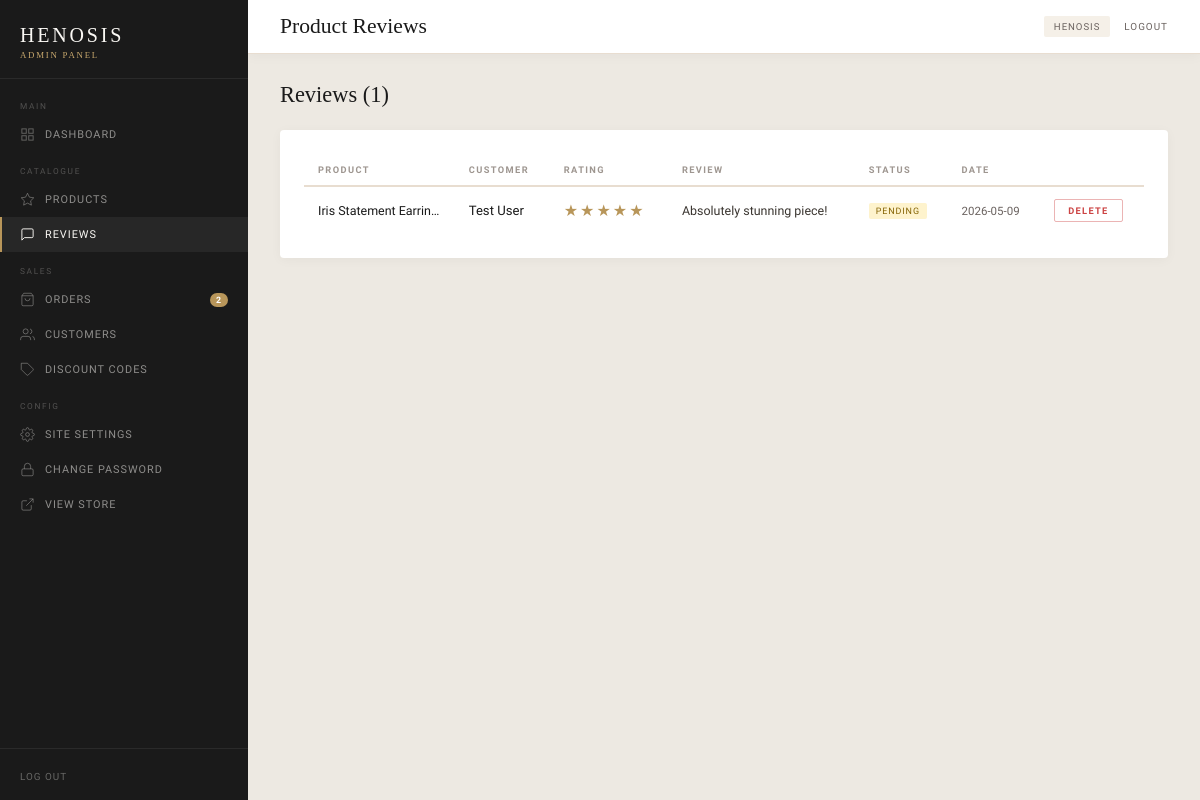
Page /henosis-admin/reviews (signed in) on the earlier database version.
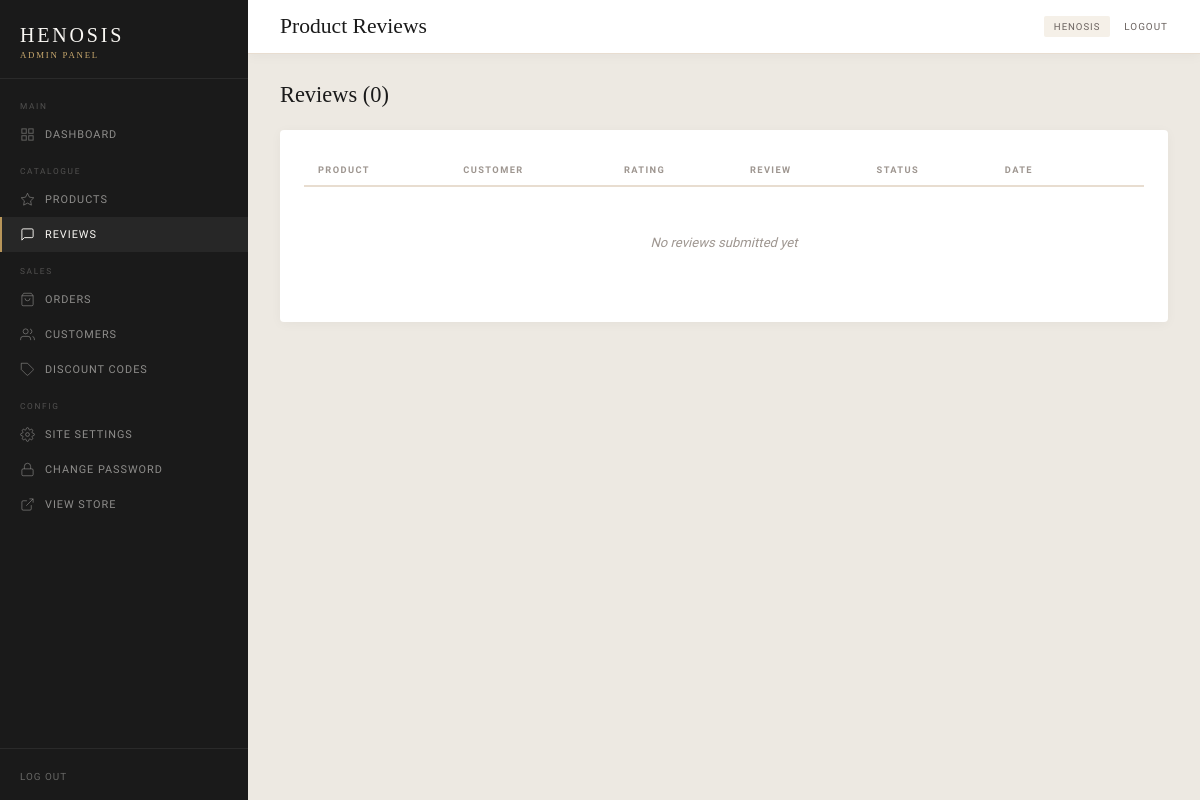
Same page on the later database version.
### tables this page shows
CREATE TABLE products (
    id TEXT PRIMARY KEY, name TEXT NOT NULL, price REAL DEFAULT 0,
    description TEXT, category TEXT, stock INTEGER DEFAULT 1,
    only_one INTEGER DEFAULT 0, featured INTEGER DEFAULT 0,
    created_at TEXT DEFAULT (datetime('now'))
);

CREATE TABLE reviews (
    id TEXT PRIMARY KEY, product_id TEXT, customer_name TEXT,
    rating INTEGER DEFAULT 5, comment TEXT, approved INTEGER DEFAULT 0,
    created_at TEXT DEFAULT (datetime('now'))
);

### app.py (the view)
@app.route('/henosis-admin/reviews')
@admin_required
def admin_reviews():
    products = {p['id']:p['name'] for p in db.get_all_products()}
    return render_template('admin/reviews.html', settings=db.get_settings(),
                           reviews=db.get_all_reviews(), products=products)

### app.py (called while the page is built)
def admin_required(f):
    @wraps(f)
    def d(*a, **kw):
        if not session.get('admin_logged_in'):
            return redirect(url_for('admin_login'))
        return f(*a, **kw)
    return d

@app.context_processor
def inject_globals():
    return {'get_reviews': db.get_all_reviews, 'get_orders': db.get_all_orders}

@app.before_request
def maintenance_gate():
    skip = ('/henosis-admin', '/img/', '/pimg/', '/static/', '/api/discount')
    if any(request.path.startswith(s) for s in skip):
        return
    if not session.get('admin_logged_in'):
        s = db.get_settings()
        if s.get('maintenance_mode') == 'true':
            return render_template('maintenance.html', settings=s), 503

### db.py (called while the page is built)
def get_conn():
    if USE_PG:
        import psycopg2
        conn = psycopg2.connect(DATABASE_URL)
        conn.autocommit = False
        return conn
    path = os.path.join(os.path.dirname(__file__), 'data', 'henosis.db')
    os.makedirs(os.path.dirname(path), exist_ok=True)
    conn = sqlite3.connect(path)
    conn.row_factory = sqlite3.Row
    conn.execute('PRAGMA journal_mode=WAL')
    return conn

### templates/admin/reviews.html (shortened to what this page needs)
{% extends "admin/base.html" %}
{% block page_title %}Product Reviews{% endblock %}
{% block content %}
<div class="page-actions">
  <div class="page-title">Reviews ({{ reviews|length }})</div>
    {% set pending = reviews|selectattr('approved','eq','false')|list|length %}
</div>
<div class="card">
  <div class="table-wrap">
    <table>
      <thead><tr><th>Product</th><th>Customer</th><th>Rating</th><th>Review</th><th>Status</th><th>Date</th><th></th></tr></thead>
      <tbody>
        {% for r in reviews %}
        <tr {% if r.approved=='false' %}style="background:#fffcf0;"{% endif %}>
          <td style="font-size:.78rem;font-weight:500;max-width:140px;white-space:nowrap;overflow:hidden;text-overflow:ellipsis;">
            {{ products.get(r.product_id, r.product_id) }}
          </td>
          <td style="font-size:.82rem;font-weight:500;">{{ r.customer_name }}</td>
          <td>
            <span class="stars">{% for i in range(r.rating|int) %}★{% endfor %}{% for i in range(5-r.rating|int) %}☆{% endfor %}</span>
          </td>
          <td style="font-size:.78rem;color:var(--gray-dark);max-width:240px;">
            <div style="white-space:nowrap;overflow:hidden;text-overflow:ellipsis;">{{ r.comment }}</div>
          </td>
          <td>
            {% if r.approved=='true' %}<span class="badge badge-success">Approved</span>
            {% else %}<span class="badge badge-warning">Pending</span>{% endif %}
          </td>
          <td style="font-size:.72rem;color:var(--gray-mid);">{{ r.created_at[:10] }}</td>
          <td>
            <div style="display:flex;gap:6px;">
              <form method="POST" action="{{ url_for('admin_delete_review',rid=r.id) }}"
                onsubmit="return confirm('Delete this review?')">
                <button type="submit" class="btn btn-danger btn-sm">Delete</button>
              </form>
            </div>
          </td>
        </tr>
        {% else %}
        <tr class="empty-row"><td colspan="7">No reviews submitted yet</td></tr>
        {% endfor %}
      </tbody>
    </table>
  </div>
</div>
{% endblock %}

### templates/admin/base.html (shortened to what the changed rows need)
<!DOCTYPE html>
<html lang="en">
<head>
</head>
<body>
  <aside class="sidebar" id="sidebar">
    <nav class="sidebar-nav">
        {% set pending_reviews = get_reviews()|selectattr('approved','eq','false')|list|length %}
      <a href="{{ url_for('admin_orders') }}" class="sidebar-link {% if 'order' in request.endpoint %}active{% endif %}">
        <svg viewBox="0 0 24 24" fill="none" stroke="currentColor" stroke-width="1.5"><path d="M6 2L3 6v14a2 2 0 002 2h14a2 2 0 002-2V6l-3-4z"/><line x1="3" y1="6" x2="21" y2="6"/><path d="M16 10a4 4 0 01-8 0"/></svg>
        Orders
        {% set pending_orders = get_orders()|selectattr('status','eq','Pending')|list|length %}
        {% if pending_orders > 0 %}<span class="sidebar-badge">{{ pending_orders }}</span>{% endif %}
      </a>
    </nav>
  </aside>
  <div class="admin-main">
    <div class="admin-topbar">
      <div class="topbar-left">
        <h1>{% block page_title %}Dashboard{% endblock %}</h1>
      </div>
    </div>
    <div class="admin-content">
      {% block content %}{% endblock %}
    </div>
  </div>
</body>
</html>

Differences in the rows shown:
removed reviews: customer_name "Test User", rating 5 (drawn), comment "Absolutely stunning piece!", approved "PENDING", created_at "2026-05-09"
removed products: get "Iris Statement Earrin…"
Other differences:
{{ reviews|length }}: "1" → "0"
{{ pending_orders }}: "2" → (not shown)
text now shown: "No reviews submitted yet"
